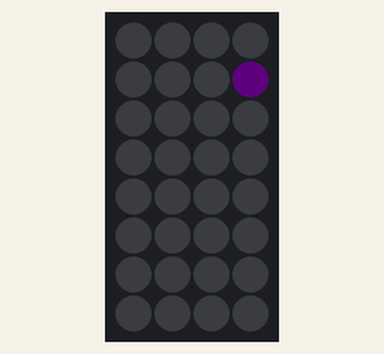
A sketch run on a simulated Arduino Uno, built with avr-gcc and run on an emulated ATmega328P. Parts: 4×8 RGB LED matrix (first LED top left, wired row by row). Dim RGB values are drawn brighter than linear; random numbers use the default seed unless the sketch sets one.

Above: at 0.15 s.
At 4.98 s:
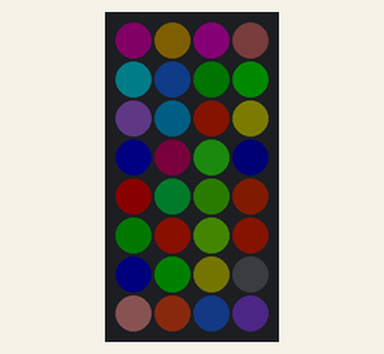
At 9.81 s:
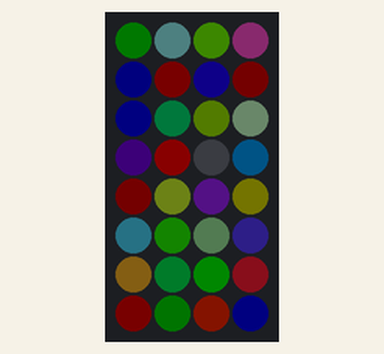
At 19.77 s:
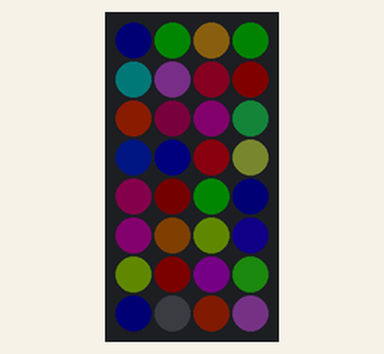
At 29.73 s:
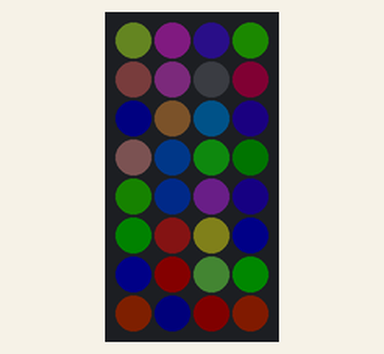
At 39.7 s:
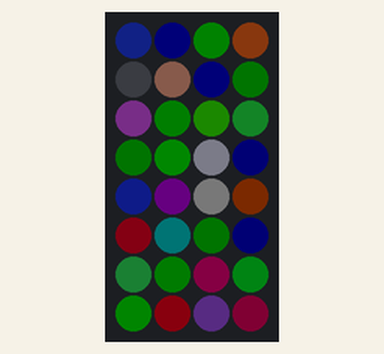

The sketch:

flashy.ino
```cpp
#include <Adafruit_GFX.h>
#include <Adafruit_NeoMatrix.h>
#include <Adafruit_NeoPixel.h>
#ifndef PSTR
 #define PSTR // Make Arduino Due happy
#endif

#define PIN 6

Adafruit_NeoMatrix matrix = Adafruit_NeoMatrix(4, 8, PIN,
  NEO_MATRIX_TOP     + NEO_MATRIX_RIGHT +
  NEO_MATRIX_COLUMNS + NEO_MATRIX_PROGRESSIVE,
  NEO_GRB            + NEO_KHZ800);

const uint16_t colors[] = {
  matrix.Color(255, 0, 0), matrix.Color(0, 255, 0), matrix.Color(0, 0, 255) };

void setup() {
  matrix.begin();
  matrix.setBrightness(10);
}

int w    = matrix.width();
int h    = matrix.height();
int rx,ry,rr,rg,rb;

void loop() {
  rx = random(w);
  ry = random(h);
  rr = random(255);
  rg = random(255);
  rb = random(255);
  matrix.drawPixel(rx,ry,matrix.Color(rr, rg, rb));
  matrix.show();
}
```
